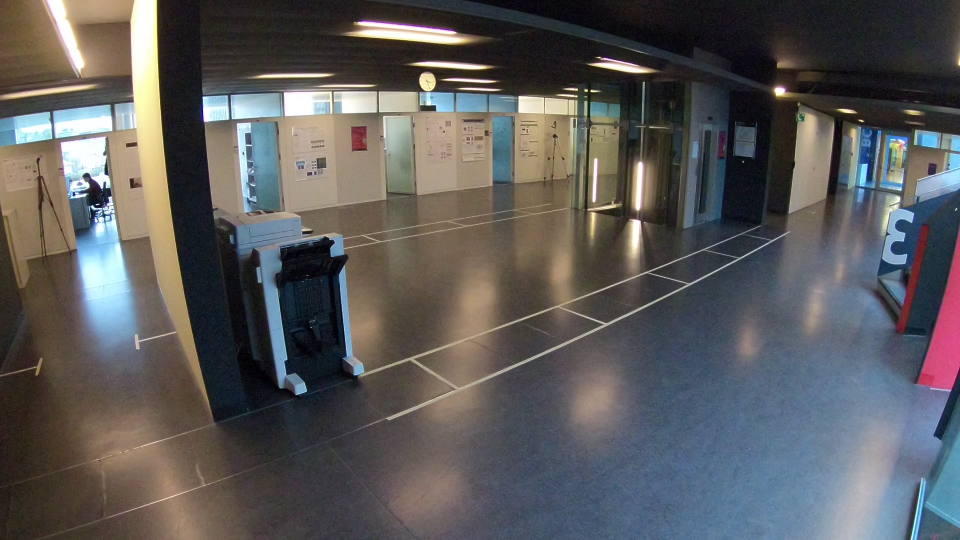
#> input picture examples/frame_cam0_distorted.JPG, 1920 x 1080 px (shown at 1/2 size); its folder holds only this picture in this run
$ python -i utils.py   (imports and definitions only)   (older library calls are emulated)
#> lines starting #> are read from the running program, lines starting #| are printed output that depends on the picture; after the words box and inside, x2 and y2 are one past the last pixel; in counts of white or black regions, pixels touching at a corner belong together
#!/usr/bin/env python
""" Utility functions.
"""

import numpy as np
import cv2
import os
import imageio
import glob
import re
import json
import yaml
import pickle
import shutil
import multiprocessing
import itertools
from scipy.linalg import logm, expm

__author__ = "Leonardo Citraro"

class Parallel(object):

    def __init__(self, threads=8):
        self.threads = threads
        self.p = multiprocessing.Pool(threads)

    # [38 lines left out: functions __call__, split_iterable, join_iterable, transform_points, not called in this run]

def project_KRt(world_points, R, t, K, dist=None):
    rvec = cv2.Rodrigues(R)[0]
    return cv2.projectPoints(world_points, rvec, t, K, None)[0].reshape(-1,2)

# [75 lines left out: functions json_read, json_write, yaml_read, yaml_write, pickle_read, pickle_write and 5 more, not called in this run]

def rgb2gray(image):
    dtype = image.dtype
    gray = np.dot(image[...,:3], [0.299, 0.587, 0.114])
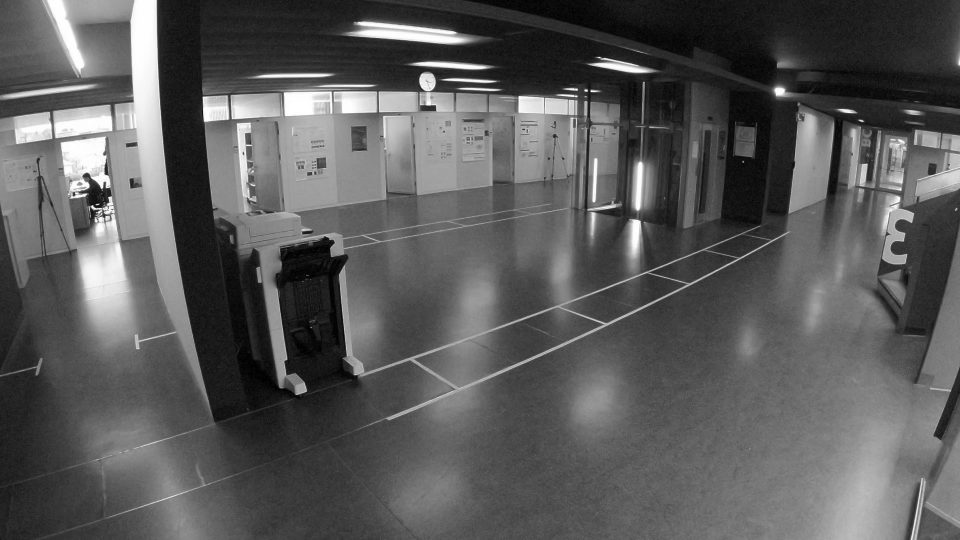
#> gray: shape (1080, 1920) float64 (shown at 1/2 size); min 0.228, max 255, mean 90.8
    return gray.astype(dtype)

# [73 lines left out: functions load_image, save_image, downsample_image, upsample_image, not called in this run]

def compute_edges(image, th0=None, th1=None, equalization=True):
    if np.ndim(image)==2:
        gray = image
    else:
        gray = rgb2gray(image)

    if equalization:
        gray = cv2.createCLAHE(clipLimit=2.0, tileGridSize=(8,8)).apply(gray)
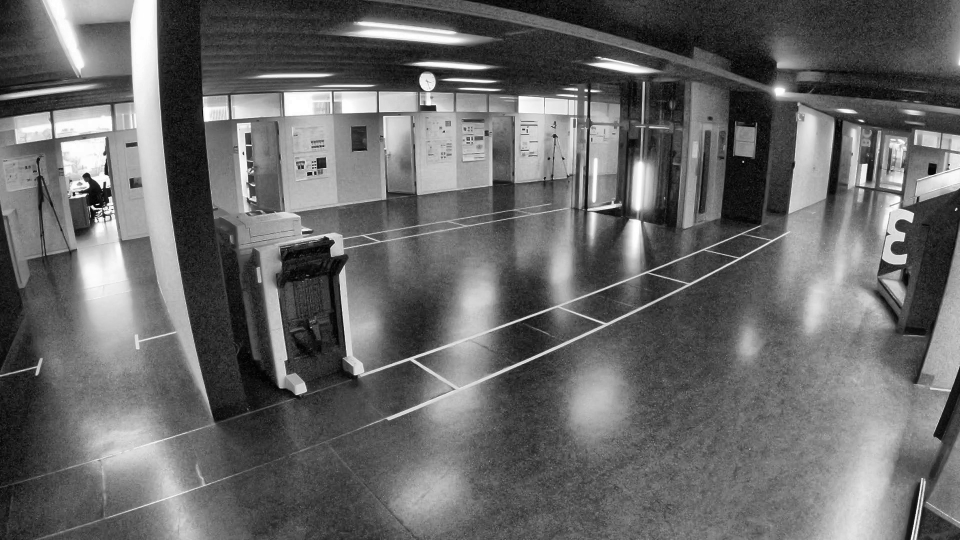
#> gray: shape (1080, 1920) (shown at 1/2 size); min 0, max 255, mean 104.6

    if th0 is None or th1 is None:
        ret, th = cv2.threshold(gray, 0, 255, cv2.THRESH_BINARY+cv2.THRESH_OTSU)
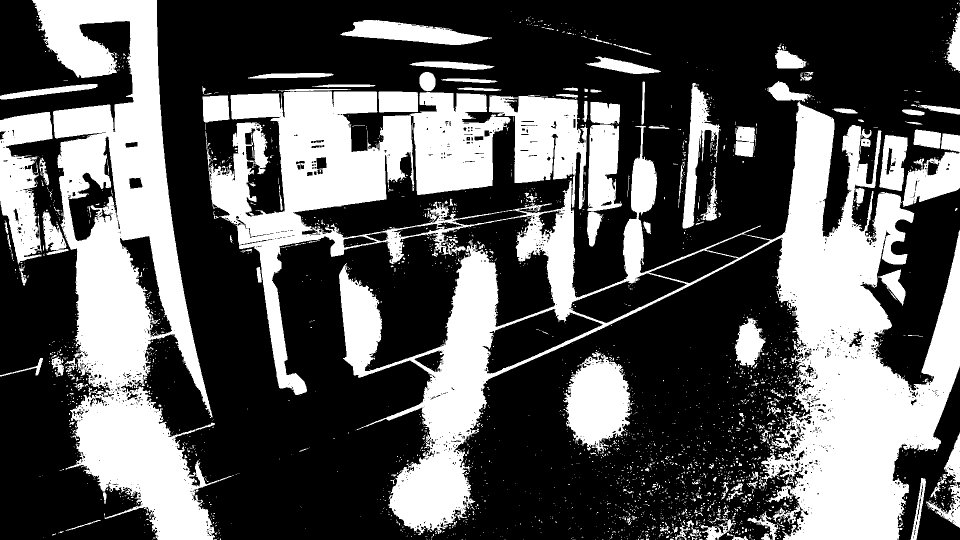
#> th: shape (1080, 1920) (shown at 1/2 size); 35.4% white; 2919 white regions (2694 under 20 px), largest, box (x1, y1, x2, y2) and area: (411, 178, 1920, 1080) 399130, (64, 0, 468, 1080) 177528, (978, 190, 1175, 419) 22992
#> ret = 119
        edges = cv2.Canny(gray, ret*0.5, ret, apertureSize=3, L2gradient=True)
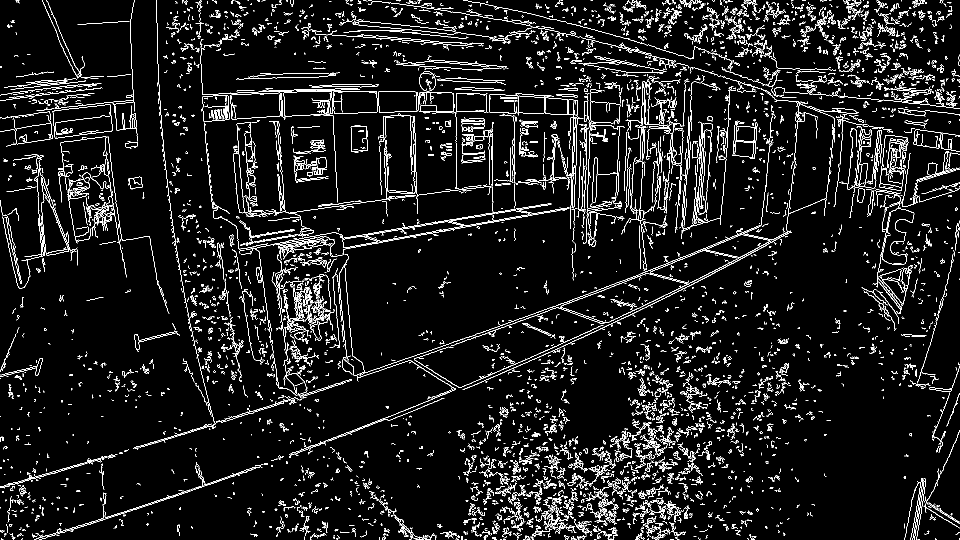
#> edges: shape (1080, 1920) (shown at 1/2 size); 6.5% white in thin lines or dots
    else:
        edges = cv2.Canny(gray, th0, th1, apertureSize=3, L2gradient=True)
    return edges

# [62 lines left out: functions gaussian_blurring, draw_points, dict_try_retrieve, search_in_dict, progress_bar, not called in this run]

def scale_homography_left(H, scale):
    S = np.array([[scale, 0, 0], [0, scale, 0], [0,0,1]])
    return np.dot(S, H)

def scale_homography_right(H, scale):
    S = np.array([[scale, 0, 0], [0, scale, 0], [0,0,1]])
    return np.dot(H, S)

def rotmatrix_to_rotvector(R):
    return logm(R)[[2, 0, 1], [1, 2, 0]]

# [15 lines left out: functions rotvector_to_rotmatrix, invert_Rt, homography_from_Rt, not called in this run]

unit_conversion  =  {"cm":{"cm":lambda x: x,
                           "m":lambda x: x*0.01,
                           "ft":lambda x: x*0.0328084,
                           "in":lambda x: x*0.393701},
                     "m" :{"cm":lambda x: x*100,
                           "m":lambda x: x,
                           "ft":lambda x: x*3.28084,
                           "in":lambda x: x*39.3701},
                     "ft":{"cm":lambda x: x*30.48,
                           "m":lambda x: x*0.3048,
                           "ft":lambda x: x,
                           "in":lambda x: x*12},
                     "in":{"cm":lambda x: x*2.54,
                           "m":lambda x: x*0.0254,
                           "ft":lambda x: x*0.0833333,
                           "in":lambda x: x}}

def value_unit_conversion(value, in_unit="cm", out_unit="cm"):
    return unit_conversion[in_unit][out_unit](value)

>>> import cv2
>>> picture = cv2.cvtColor(cv2.imread('../examples/frame_cam0_distorted.JPG'), cv2.COLOR_BGR2RGB)
>>> result = compute_edges(picture)

$ run again, on examples/frame_cam0_undistorted.JPG
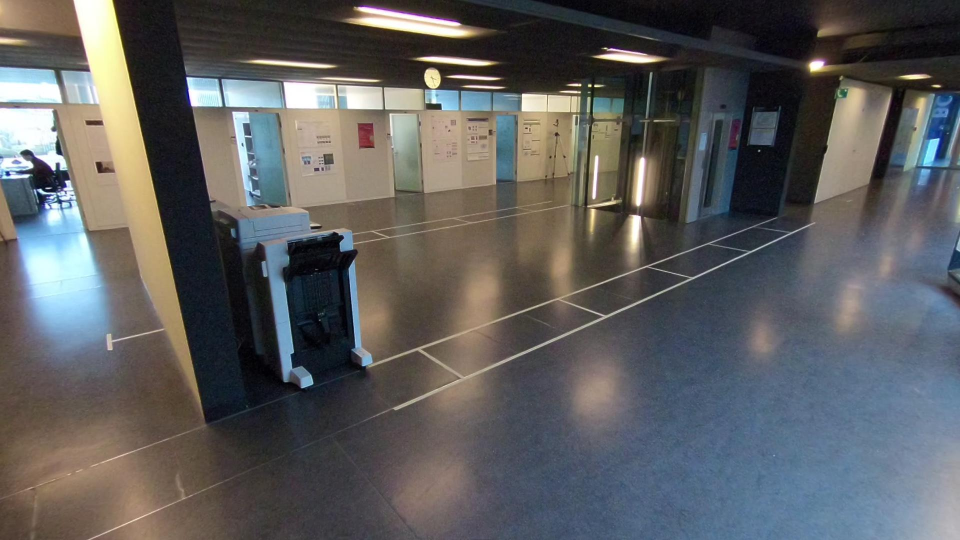
#> input picture examples/frame_cam0_undistorted.JPG, 1920 x 1080 px (shown at 1/2 size)
#> in compute_edges, `ret, th = cv2.threshold(gray, 0, 255, cv2.THRESH_BINARY+cv2.THRESH_OTSU)`:
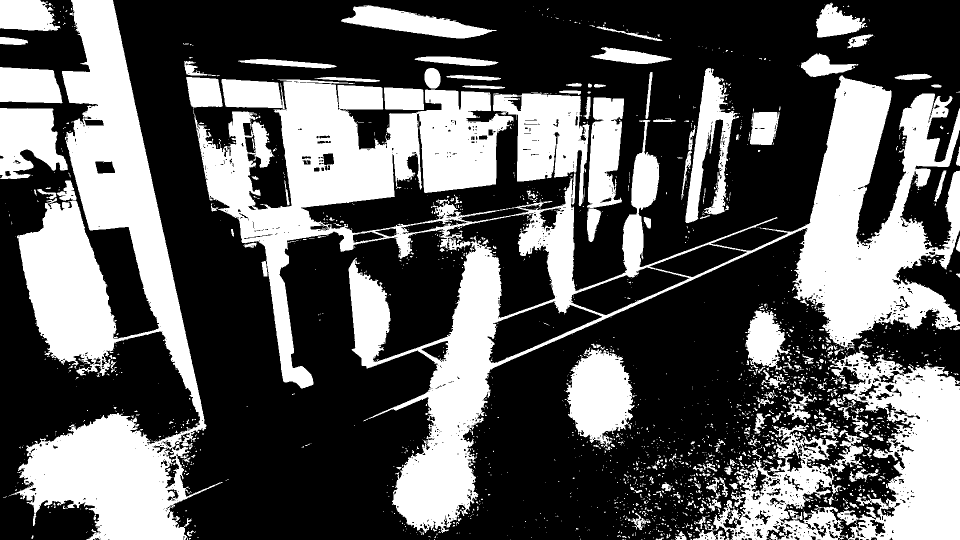
#> th: shape (1080, 1920) (shown at 1/2 size); 36.2% white; 2156 white regions (1860 under 20 px), largest, box (x1, y1, x2, y2) and area: (389, 151, 1920, 1066) 319313, (18, 0, 446, 1080) 173277, (1657, 688, 1920, 1080) 55252
#> ret = 118
#> in compute_edges, `edges = cv2.Canny(gray, ret*0.5, ret, apertureSize=3, L2gradient=True)`:
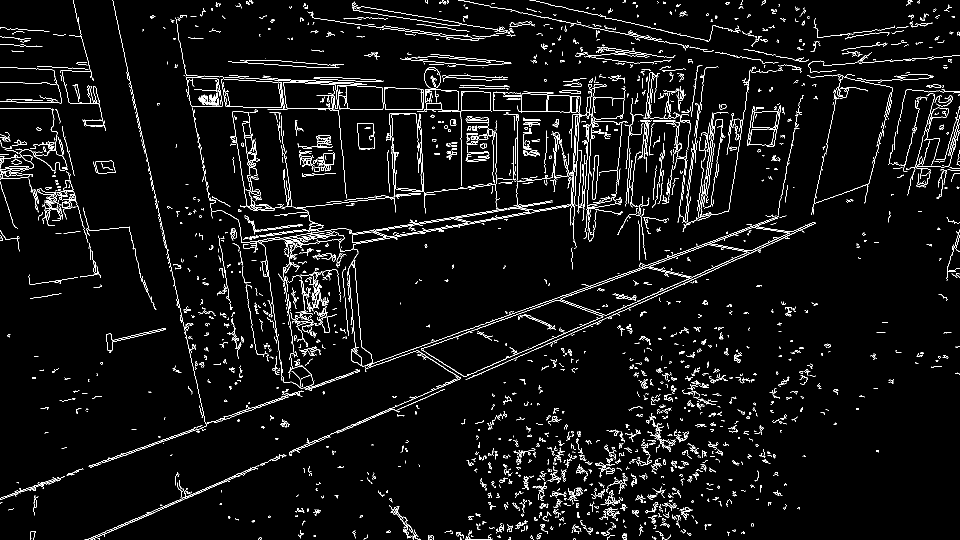
#> edges: shape (1080, 1920) (shown at 1/2 size); 4.3% white in thin lines or dots
